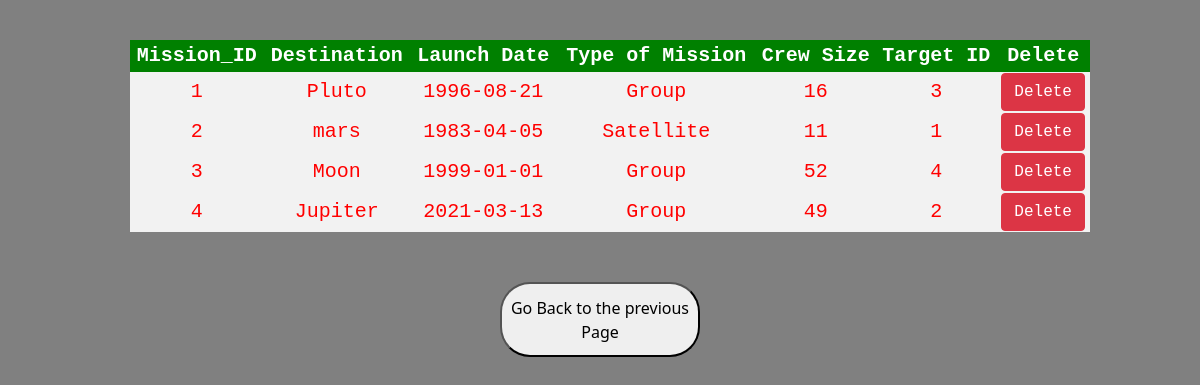
Page /view/view_mission.php on the committed database.
### tables this page shows
CREATE TABLE `mission` (
  `mission_id` int(11) NOT NULL,
  `destination` text DEFAULT NULL,
  `launch_date` date DEFAULT NULL,
  `type` text DEFAULT NULL,
  `crew_size` int(11) DEFAULT NULL,
  `target_id` int(11) NOT NULL
);

### view/view_mission.php (the view, shortened to what this page needs)
<!DOCTYPE html>
<html>
<head>
<link href="https://cdn.jsdelivr.net/npm/bootstrap@5.1.2/dist/css/bootstrap.min.css" rel="stylesheet">
</head>
<body>
<table>
<tr>
<th>Mission_ID</th>
<th>Destination</th>
<th>Launch Date</th>
<th>Type of Mission</th>
<th>Crew Size</th>
<th>Target ID</th>
<th>Delete</th>
</tr>
<?php
include '../Connection.php';
$sql = "SELECT * FROM mission";
$result = $connection->query($sql);
if ($result->num_rows > 0) {
  while($row = $result->fetch_assoc()) {
    echo "<tr><td>" . $row["mission_id"] . "</td><td>" . $row["destination"] . "</td><td>" . $row["launch_date"] .  "</td><td>" . $row["type"] .  "</td><td>" . $row["crew_size"] .  "</td><td>" . $row["target_id"] . "</td><td>"."<a class='btn btn-danger' href='../delete/delete_mission.php?id=$row[mission_id]'>". "Delete" ?></a></td><tr> <?php
  }
} else {
  echo "0 results";
}
?>
</table>
</body>
<a href="../index.php">
<a href="../index.php">
       <button class="back"> Go Back to the previous Page
   </button></a>
</html>

### view/view_mission.php (style rules this page uses)
body { width:100%; text-align:center; align-items:center; margin-top: 40px; background-color: grey; }
table { border-collapse: collapse; width: 80%; color: red; font-family: monospace; font-size: 20px; text-align: center; margin-left: 130px; }
th { background-color: green; color: white; }
tr:nth-child(even) { background-color: #f2f2f2 }
.back { margin-top: 50px; width: 200px; height: 75px; border-radius: 30px; }

### rows in the picture
mission: mission_id "1", destination "Pluto", launch_date "1996-08-21", type "Group", crew_size "16", target "3"
mission: mission_id "2", destination "mars", launch_date "1983-04-05", type "Satellite", crew_size "11", target "1"
mission: mission_id "3", destination "Moon", launch_date "1999-01-01", type "Group", crew_size "52", target "4"
mission: mission_id "4", destination "Jupiter", launch_date "2021-03-13", type "Group", crew_size "49", target "2"
